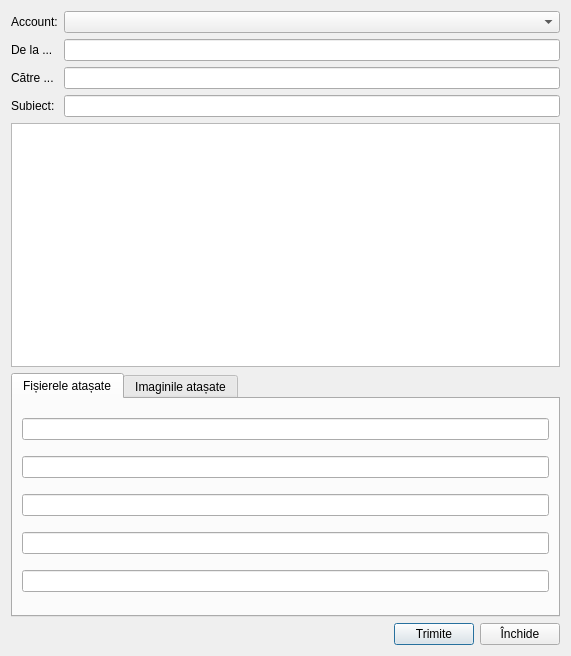
<?xml version="1.0" encoding="UTF-8"?>
<ui version="4.0">
 <class>AgentSendEmail</class>
 <widget class="QDialog" name="AgentSendEmail">
  <property name="geometry">
   <rect>
    <x>0</x>
    <y>0</y>
    <width>571</width>
    <height>656</height>
   </rect>
  </property>
  <property name="windowTitle">
   <string>Dialog</string>
  </property>
  <property name="windowIcon">
   <iconset resource="../../../resources/resource.qrc">
    <normaloff>:/img/toolBar/email.png</normaloff>:/img/toolBar/email.png</iconset>
  </property>
  <layout class="QGridLayout" name="gridLayout">
   <item row="2" column="1">
    <widget class="QLineEdit" name="txt_to"/>
   </item>
   <item row="1" column="0">
    <widget class="QLabel" name="label">
     <property name="text">
      <string>De la ...</string>
     </property>
    </widget>
   </item>
   <item row="3" column="0">
    <widget class="QLabel" name="label_3">
     <property name="text">
      <string>Subiect:</string>
     </property>
    </widget>
   </item>
   <item row="5" column="0" colspan="2">
    <widget class="QTabWidget" name="tabWidget">
     <property name="currentIndex">
      <number>0</number>
     </property>
     <widget class="QWidget" name="tabFilesAttached">
      <attribute name="icon">
       <iconset resource="../../../resources/resource.qrc">
        <normaloff>:/img/documents/orderEcho.png</normaloff>:/img/documents/orderEcho.png</iconset>
      </attribute>
      <attribute name="title">
       <string>Fișierele atașate</string>
      </attribute>
      <layout class="QGridLayout" name="gridLayout_3">
       <item row="0" column="0">
        <widget class="LineEditOpen" name="attached_file1"/>
       </item>
       <item row="1" column="0">
        <widget class="LineEditOpen" name="attached_file2"/>
       </item>
       <item row="2" column="0">
        <widget class="LineEditOpen" name="attached_file3"/>
       </item>
       <item row="3" column="0">
        <widget class="LineEditOpen" name="attached_file4"/>
       </item>
       <item row="4" column="0">
        <widget class="LineEditOpen" name="attached_file5"/>
       </item>
      </layout>
     </widget>
     <widget class="QWidget" name="tabImgAttached">
      <attribute name="icon">
       <iconset resource="../../../resources/resource.qrc">
        <normaloff>:/img/common/image.png</normaloff>:/img/common/image.png</iconset>
      </attribute>
      <attribute name="title">
       <string>Imaginile atașate</string>
      </attribute>
      <layout class="QGridLayout" name="gridLayout_2">
       <item row="0" column="0">
        <widget class="LineEditOpen" name="attached_img1"/>
       </item>
       <item row="1" column="0">
        <widget class="LineEditOpen" name="attached_img2"/>
       </item>
       <item row="2" column="0">
        <widget class="LineEditOpen" name="attached_img3"/>
       </item>
       <item row="3" column="0">
        <widget class="LineEditOpen" name="attached_img4"/>
       </item>
       <item row="4" column="0">
        <widget class="LineEditOpen" name="attached_img5"/>
       </item>
      </layout>
     </widget>
    </widget>
   </item>
   <item row="4" column="0" colspan="2">
    <widget class="QTextEdit" name="txt_body"/>
   </item>
   <item row="3" column="1">
    <widget class="QLineEdit" name="txt_subiect"/>
   </item>
   <item row="2" column="0">
    <widget class="QLabel" name="label_2">
     <property name="text">
      <string>Către ...</string>
     </property>
    </widget>
   </item>
   <item row="6" column="0" colspan="2">
    <layout class="QHBoxLayout" name="horizontalLayout">
     <item>
      <spacer name="horizontalSpacer">
       <property name="orientation">
        <enum>Qt::Orientation::Horizontal</enum>
       </property>
       <property name="sizeHint" stdset="0">
        <size>
         <width>40</width>
         <height>20</height>
        </size>
       </property>
      </spacer>
     </item>
     <item>
      <widget class="QPushButton" name="btnSend">
       <property name="text">
        <string>Trimite</string>
       </property>
       <property name="icon">
        <iconset resource="../../../resources/resource.qrc">
         <normaloff>:/img/toolBar/email.png</normaloff>:/img/toolBar/email.png</iconset>
       </property>
      </widget>
     </item>
     <item>
      <widget class="QPushButton" name="btnClose">
       <property name="text">
        <string>Închide</string>
       </property>
       <property name="icon">
        <iconset resource="../../../resources/resource.qrc">
         <normaloff>:/img/btns/close.png</normaloff>:/img/btns/close.png</iconset>
       </property>
      </widget>
     </item>
    </layout>
   </item>
   <item row="1" column="1">
    <widget class="QLineEdit" name="txt_from"/>
   </item>
   <item row="0" column="1">
    <widget class="QComboBox" name="comboAccount"/>
   </item>
   <item row="0" column="0">
    <widget class="QLabel" name="label_4">
     <property name="text">
      <string>Account:</string>
     </property>
    </widget>
   </item>
  </layout>
 </widget>
 <customwidgets>
  <customwidget>
   <class>LineEditOpen</class>
   <extends>QLineEdit</extends>
   <header>ui/widgets/lineeditopen.h</header>
  </customwidget>
 </customwidgets>
 <tabstops>
  <tabstop>txt_from</tabstop>
  <tabstop>txt_to</tabstop>
  <tabstop>txt_subiect</tabstop>
  <tabstop>txt_body</tabstop>
  <tabstop>tabWidget</tabstop>
  <tabstop>attached_file1</tabstop>
  <tabstop>attached_file2</tabstop>
  <tabstop>attached_file3</tabstop>
  <tabstop>attached_file4</tabstop>
  <tabstop>attached_file5</tabstop>
  <tabstop>btnSend</tabstop>
  <tabstop>btnClose</tabstop>
  <tabstop>attached_img1</tabstop>
  <tabstop>attached_img2</tabstop>
  <tabstop>attached_img3</tabstop>
  <tabstop>attached_img4</tabstop>
  <tabstop>attached_img5</tabstop>
 </tabstops>
 <resources>
  <include location="../../../resources/resource.qrc"/>
 </resources>
 <connections/>
</ui>
